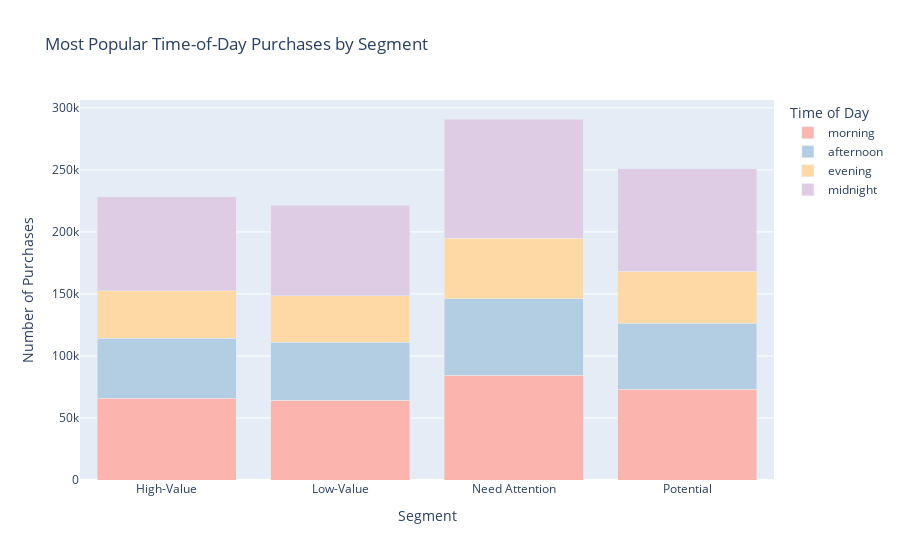

Notebook source saved alongside this figure:
### Code cell
plot_time_of_day_purchases_by_segment(df)

### Figure 1 — Plotly figure (JSON) as saved in the notebook; plotly's stock layout.template omitted (floating-point values rounded to 4 significant figures)
{"data": [{"alignmentgroup": "True", "hovertemplate": "Time of Day=morning<br>Segment=%{x}<br>Number of Purchases=%{y}<extra></extra>", "legendgroup": "morning", "marker": {"color": "#fbb4ae", "pattern": {"shape": ""}}, "name": "morning", "offsetgroup": "morning", "orientation": "v", "showlegend": true, "textposition": "auto", "type": "bar", "x": ["High-Value", "Low-Value", "Need Attention", "Potential"], "xaxis": "x", "y": [65984, 64396, 84560, 73256], "yaxis": "y"}, {"alignmentgroup": "True", "hovertemplate": "Time of Day=afternoon<br>Segment=%{x}<br>Number of Purchases=%{y}<extra></extra>", "legendgroup": "afternoon", "marker": {"color": "#b3cde3", "pattern": {"shape": ""}}, "name": "afternoon", "offsetgroup": "afternoon", "orientation": "v", "showlegend": true, "textposition": "auto", "type": "bar", "x": ["High-Value", "Low-Value", "Need Attention", "Potential"], "xaxis": "x", "y": [48289, 46655, 61353, 52921], "yaxis": "y"}, {"alignmentgroup": "True", "hovertemplate": "Time of Day=evening<br>Segment=%{x}<br>Number of Purchases=%{y}<extra></extra>", "legendgroup": "evening", "marker": {"color": "#fed9a6", "pattern": {"shape": ""}}, "name": "evening", "offsetgroup": "evening", "orientation": "v", "showlegend": true, "textposition": "auto", "type": "bar", "x": ["High-Value", "Low-Value", "Need Attention", "Potential"], "xaxis": "x", "y": [38392, 37379, 48900, 42189], "yaxis": "y"}, {"alignmentgroup": "True", "hovertemplate": "Time of Day=midnight<br>Segment=%{x}<br>Number of Purchases=%{y}<extra></extra>", "legendgroup": "midnight", "marker": {"color": "#decbe4", "pattern": {"shape": ""}}, "name": "midnight", "offsetgroup": "midnight", "orientation": "v", "showlegend": true, "textposition": "auto", "type": "bar", "x": ["High-Value", "Low-Value", "Need Attention", "Potential"], "xaxis": "x", "y": [75559, 72962, 96186, 82686], "yaxis": "y"}], "layout": {"barmode": "stack", "legend": {"title": {"text": "Time of Day"}, "tracegroupgap": 0}, "title": {"text": "Most Popular Time-of-Day Purchases by Segment"}, "xaxis": {"anchor": "y", "domain": [0, 1], "title": {"text": "Segment"}}, "yaxis": {"anchor": "x", "domain": [0, 1], "title": {"text": "Number of Purchases"}}}}
